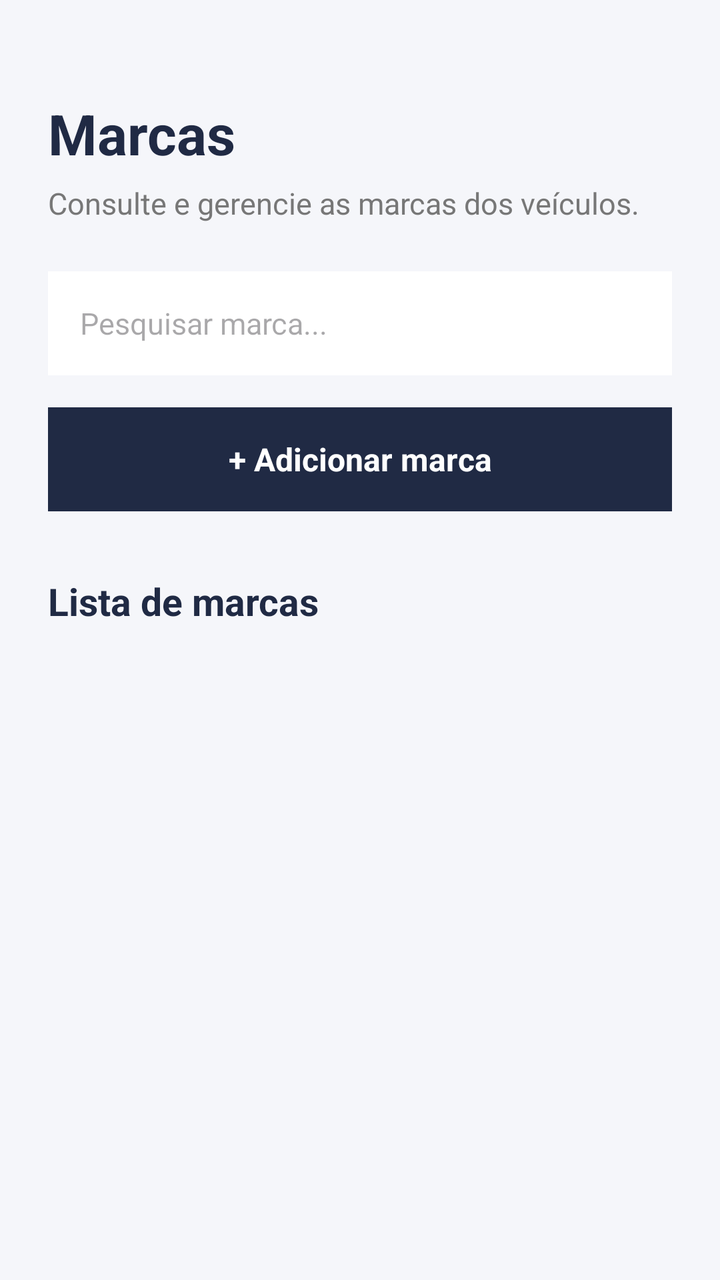
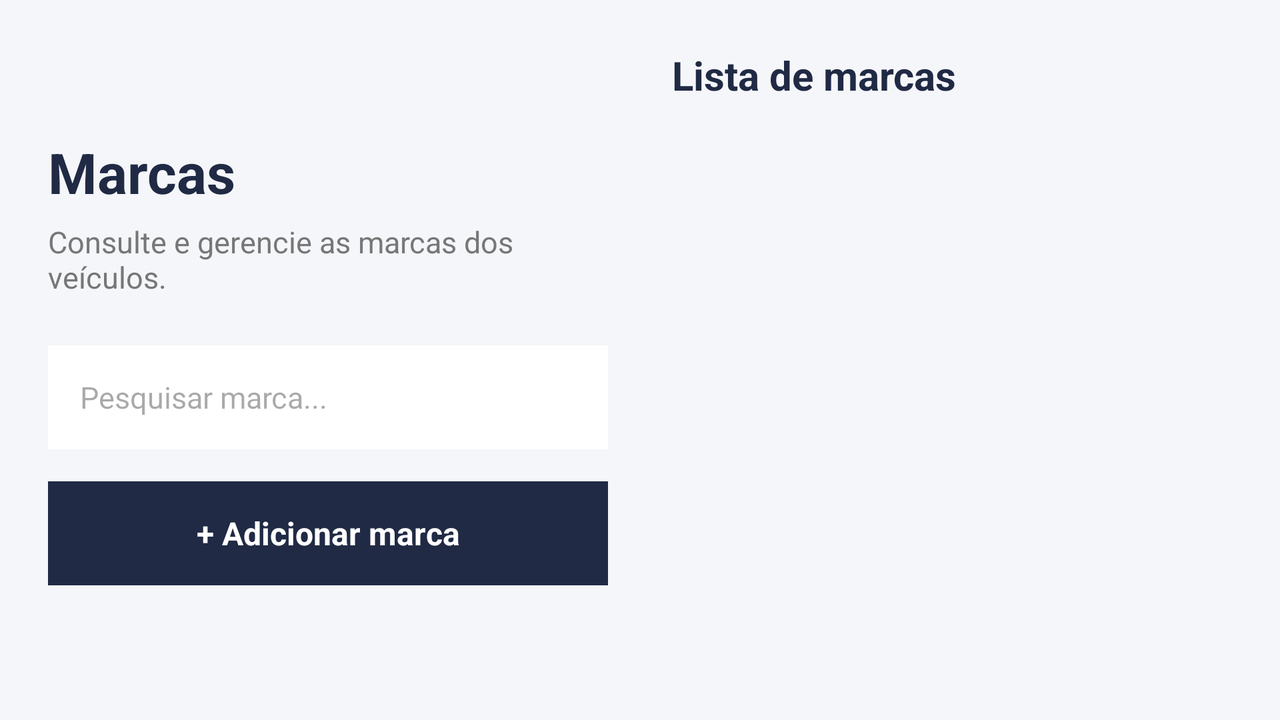

Compare how this app lays out the same screen by default and in its alternative resource folder. The renders come first, then the two layout files and the values they reference.
<!-- AndroidManifest.xml: application theme Theme.Androidcarros -->
<!-- res/layout/activity_marcas.xml -->
<?xml version="1.0" encoding="utf-8"?>
<LinearLayout xmlns:android="http://schemas.android.com/apk/res/android"
    android:layout_width="match_parent"
    android:layout_height="match_parent"
    android:orientation="vertical"
    android:background="#F5F6FA"
    android:padding="24dp">

    <TextView
        android:layout_width="match_parent"
        android:layout_height="wrap_content"
        android:text="@string/titulo_marcas"
        android:textColor="#202A44"
        android:textSize="28sp"
        android:textStyle="bold"
        android:layout_marginTop="24dp" />

    <TextView
        android:layout_width="match_parent"
        android:layout_height="wrap_content"
        android:text="@string/subtitulo_marcas"
        android:textColor="#777777"
        android:textSize="15sp"
        android:layout_marginTop="6dp"
        android:layout_marginBottom="24dp" />

    <EditText
        android:id="@+id/pesquisaMarca"
        android:layout_width="match_parent"
        android:layout_height="52dp"
        android:background="#FFFFFF"
        android:hint="@string/pesquisar_marcas"
        android:paddingHorizontal="16dp"
        android:singleLine="true"
        android:textSize="15sp" />

    <TextView
        android:id="@+id/adicionarMarca"
        android:layout_width="match_parent"
        android:layout_height="52dp"
        android:layout_marginTop="16dp"
        android:background="#202A44"
        android:gravity="center"
        android:text="@string/adicionar_marca"
        android:textColor="#FFFFFF"
        android:textSize="16sp"
        android:textStyle="bold" />

    <TextView
        android:layout_width="match_parent"
        android:layout_height="wrap_content"
        android:text="@string/lista_marcas"
        android:textColor="#202A44"
        android:textSize="19sp"
        android:textStyle="bold"
        android:layout_marginTop="32dp"
        android:layout_marginBottom="12dp" />

    <ListView
        android:id="@+id/listMarcas"
        android:layout_width="match_parent"
        android:layout_height="0dp"
        android:layout_weight="1"
        android:divider="@android:color/transparent"
        android:dividerHeight="8dp" />

    <TextView
        android:id="@+id/textoVazio"
        android:layout_width="match_parent"
        android:layout_height="120dp"
        android:background="#FFFFFF"
        android:gravity="center"
        android:padding="16dp"
        android:text="@string/nenhuma_marca"
        android:textColor="#777777"
        android:textSize="15sp"
        android:visibility="gone" />

</LinearLayout>
<!-- resources referenced by this layout -->
<resources>
  <string name="adicionar_marca">+ Adicionar marca</string>
  <string name="lista_marcas">Lista de marcas</string>
  <string name="nenhuma_marca">As marcas cadastradas aparecerão aqui.</string>
  <string name="pesquisar_marcas">Pesquisar marca...</string>
  <string name="subtitulo_marcas">Consulte e gerencie as marcas dos veículos.</string>
  <string name="titulo_marcas">Marcas</string>
  <style name="Theme.Androidcarros" parent="Base.Theme.Androidcarros" />
  <style name="Base.Theme.Androidcarros" parent="Theme.Material3.DayNight.NoActionBar">
          
          
      </style>
</resources>
<!-- res/layout-land/activity_marcas.xml (the repository's variant of the layout above) -->
<!-- drawn on the phone turned sideways -->
<?xml version="1.0" encoding="utf-8"?>
<LinearLayout xmlns:android="http://schemas.android.com/apk/res/android"
    android:layout_width="match_parent"
    android:layout_height="match_parent"
    android:orientation="horizontal"
    android:background="#F5F6FA"
    android:padding="24dp">

    <LinearLayout
        android:layout_width="0dp"
        android:layout_height="match_parent"
        android:layout_weight="1"
        android:orientation="vertical"
        android:gravity="center_vertical"
        android:paddingEnd="16dp">

        <TextView
            android:layout_width="match_parent"
            android:layout_height="wrap_content"
            android:text="@string/titulo_marcas"
            android:textColor="#202A44"
            android:textSize="28sp"
            android:textStyle="bold" />

        <TextView
            android:layout_width="match_parent"
            android:layout_height="wrap_content"
            android:text="@string/subtitulo_marcas"
            android:textColor="#777777"
            android:textSize="15sp"
            android:layout_marginTop="6dp" />

        <EditText
            android:id="@+id/pesquisaMarca"
            android:layout_width="match_parent"
            android:layout_height="52dp"
            android:layout_marginTop="24dp"
            android:background="#FFFFFF"
            android:hint="@string/pesquisar_marcas"
            android:paddingHorizontal="16dp"
            android:singleLine="true"
            android:textSize="15sp" />

        <TextView
            android:id="@+id/adicionarMarca"
            android:layout_width="match_parent"
            android:layout_height="52dp"
            android:layout_marginTop="16dp"
            android:background="#202A44"
            android:gravity="center"
            android:text="@string/adicionar_marca"
            android:textColor="#FFFFFF"
            android:textSize="16sp"
            android:textStyle="bold" />

    </LinearLayout>

    <LinearLayout
        android:layout_width="0dp"
        android:layout_height="match_parent"
        android:layout_weight="1"
        android:orientation="vertical"
        android:paddingStart="16dp">

        <TextView
            android:layout_width="match_parent"
            android:layout_height="wrap_content"
            android:text="@string/lista_marcas"
            android:textColor="#202A44"
            android:textSize="20sp"
            android:textStyle="bold"
            android:layout_marginBottom="12dp" />

        <ListView
            android:id="@+id/listMarcas"
            android:layout_width="match_parent"
            android:layout_height="0dp"
            android:layout_weight="1"
            android:divider="@android:color/transparent"
            android:dividerHeight="8dp" />

        <TextView
            android:id="@+id/textoVazio"
            android:layout_width="match_parent"
            android:layout_height="120dp"
            android:background="#FFFFFF"
            android:gravity="center"
            android:padding="16dp"
            android:text="@string/nenhuma_marca"
            android:textColor="#777777"
            android:textSize="15sp"
            android:visibility="gone" />

    </LinearLayout>

</LinearLayout>
